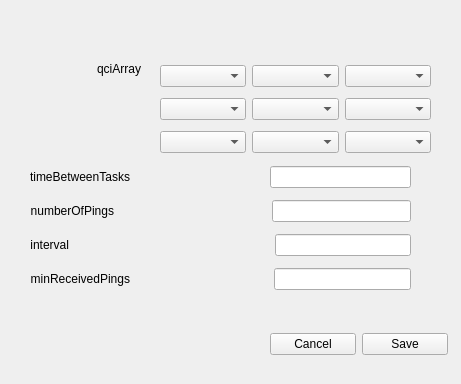
<?xml version="1.0" encoding="UTF-8"?>
<ui version="4.0">
 <class>AddSyncedPingForm</class>
 <widget class="QWidget" name="AddSyncedPingForm">
  <property name="geometry">
   <rect>
    <x>0</x>
    <y>0</y>
    <width>461</width>
    <height>384</height>
   </rect>
  </property>
  <property name="windowTitle">
   <string>Form</string>
  </property>
  <widget class="QWidget" name="layoutWidget">
   <property name="geometry">
    <rect>
     <x>30</x>
     <y>160</y>
     <width>381</width>
     <height>136</height>
    </rect>
   </property>
   <layout class="QVBoxLayout" name="verticalLayout">
    <item>
     <layout class="QHBoxLayout" name="horizontalLayout">
      <item>
       <widget class="QLabel" name="lbl_timeBetweenTasks">
        <property name="text">
         <string>timeBetweenTasks</string>
        </property>
        <property name="alignment">
         <set>Qt::AlignRight|Qt::AlignTrailing|Qt::AlignVCenter</set>
        </property>
       </widget>
      </item>
      <item>
       <spacer name="horizontalSpacer">
        <property name="orientation">
         <enum>Qt::Horizontal</enum>
        </property>
        <property name="sizeType">
         <enum>QSizePolicy::Fixed</enum>
        </property>
        <property name="sizeHint" stdset="0">
         <size>
          <width>134</width>
          <height>20</height>
         </size>
        </property>
       </spacer>
      </item>
      <item>
       <widget class="QLineEdit" name="tet_timeBetweenTasks"/>
      </item>
     </layout>
    </item>
    <item>
     <layout class="QHBoxLayout" name="horizontalLayout_2">
      <item>
       <widget class="QLabel" name="lbl_numberOfPings">
        <property name="text">
         <string>numberOfPings</string>
        </property>
        <property name="alignment">
         <set>Qt::AlignRight|Qt::AlignTrailing|Qt::AlignVCenter</set>
        </property>
       </widget>
      </item>
      <item>
       <spacer name="horizontalSpacer_2">
        <property name="orientation">
         <enum>Qt::Horizontal</enum>
        </property>
        <property name="sizeType">
         <enum>QSizePolicy::Fixed</enum>
        </property>
        <property name="sizeHint" stdset="0">
         <size>
          <width>152</width>
          <height>20</height>
         </size>
        </property>
       </spacer>
      </item>
      <item>
       <widget class="QLineEdit" name="tet_numberOfPings"/>
      </item>
     </layout>
    </item>
    <item>
     <layout class="QHBoxLayout" name="horizontalLayout_3">
      <item>
       <widget class="QLabel" name="lbl_interval">
        <property name="text">
         <string>interval</string>
        </property>
        <property name="alignment">
         <set>Qt::AlignRight|Qt::AlignTrailing|Qt::AlignVCenter</set>
        </property>
       </widget>
      </item>
      <item>
       <spacer name="horizontalSpacer_3">
        <property name="orientation">
         <enum>Qt::Horizontal</enum>
        </property>
        <property name="sizeType">
         <enum>QSizePolicy::Fixed</enum>
        </property>
        <property name="sizeHint" stdset="0">
         <size>
          <width>200</width>
          <height>20</height>
         </size>
        </property>
       </spacer>
      </item>
      <item>
       <widget class="QLineEdit" name="tet_interval"/>
      </item>
     </layout>
    </item>
    <item>
     <layout class="QHBoxLayout" name="horizontalLayout_4">
      <item>
       <widget class="QLabel" name="lbl_minReceivedPings">
        <property name="text">
         <string>minReceivedPings</string>
        </property>
        <property name="alignment">
         <set>Qt::AlignRight|Qt::AlignTrailing|Qt::AlignVCenter</set>
        </property>
       </widget>
      </item>
      <item>
       <spacer name="horizontalSpacer_4">
        <property name="orientation">
         <enum>Qt::Horizontal</enum>
        </property>
        <property name="sizeType">
         <enum>QSizePolicy::Fixed</enum>
        </property>
        <property name="sizeHint" stdset="0">
         <size>
          <width>138</width>
          <height>20</height>
         </size>
        </property>
       </spacer>
      </item>
      <item>
       <widget class="QLineEdit" name="tet_minReceivedPings"/>
      </item>
     </layout>
    </item>
   </layout>
  </widget>
  <widget class="QWidget" name="layoutWidget">
   <property name="geometry">
    <rect>
     <x>270</x>
     <y>330</y>
     <width>178</width>
     <height>29</height>
    </rect>
   </property>
   <layout class="QHBoxLayout" name="horizontalLayout_6">
    <item>
     <widget class="QPushButton" name="bt_cancel">
      <property name="text">
       <string>Cancel</string>
      </property>
     </widget>
    </item>
    <item>
     <widget class="QPushButton" name="bt_save">
      <property name="text">
       <string>Save</string>
      </property>
     </widget>
    </item>
   </layout>
  </widget>
  <widget class="QWidget" name="layoutWidget">
   <property name="geometry">
    <rect>
     <x>160</x>
     <y>60</y>
     <width>271</width>
     <height>101</height>
    </rect>
   </property>
   <layout class="QVBoxLayout" name="verticalLayout_3">
    <item>
     <layout class="QHBoxLayout" name="horizontalLayout_8">
      <item>
       <widget class="QComboBox" name="qci1">
        <property name="mouseTracking">
         <bool>true</bool>
        </property>
        <property name="editable">
         <bool>false</bool>
        </property>
       </widget>
      </item>
      <item>
       <widget class="QComboBox" name="qci2"/>
      </item>
      <item>
       <widget class="QComboBox" name="qci3"/>
      </item>
     </layout>
    </item>
    <item>
     <layout class="QHBoxLayout" name="horizontalLayout_7">
      <item>
       <widget class="QComboBox" name="qci4"/>
      </item>
      <item>
       <widget class="QComboBox" name="qci5"/>
      </item>
      <item>
       <widget class="QComboBox" name="qci6"/>
      </item>
     </layout>
    </item>
    <item>
     <layout class="QHBoxLayout" name="horizontalLayout_5">
      <item>
       <widget class="QComboBox" name="qci7"/>
      </item>
      <item>
       <widget class="QComboBox" name="qci8"/>
      </item>
      <item>
       <widget class="QComboBox" name="qci9"/>
      </item>
     </layout>
    </item>
   </layout>
  </widget>
  <widget class="QWidget" name="layoutWidget">
   <property name="geometry">
    <rect>
     <x>30</x>
     <y>62</y>
     <width>111</width>
     <height>91</height>
    </rect>
   </property>
   <layout class="QVBoxLayout" name="verticalLayout_2">
    <item>
     <widget class="QLabel" name="lbl_qciArray">
      <property name="text">
       <string>qciArray</string>
      </property>
      <property name="alignment">
       <set>Qt::AlignRight|Qt::AlignTrailing|Qt::AlignVCenter</set>
      </property>
     </widget>
    </item>
    <item>
     <spacer name="verticalSpacer">
      <property name="orientation">
       <enum>Qt::Vertical</enum>
      </property>
      <property name="sizeHint" stdset="0">
       <size>
        <width>20</width>
        <height>40</height>
       </size>
      </property>
     </spacer>
    </item>
   </layout>
  </widget>
 </widget>
 <resources/>
 <connections/>
</ui>
